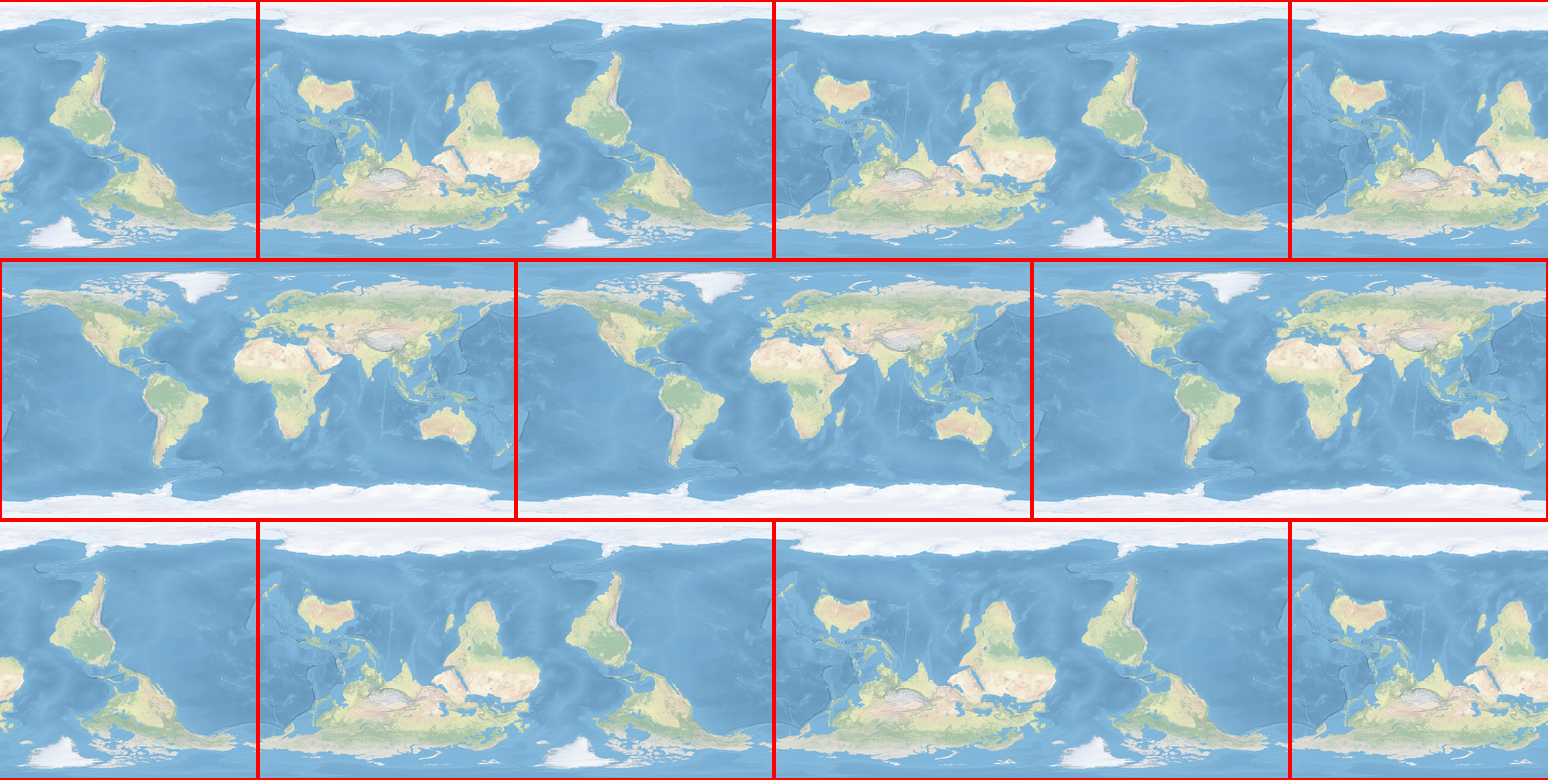

Write Python code to recreate this figure.
#!/usr/bin/env python3

# Use the proper idiom in the main module ...
# NOTE: https://docs.python.org/3.8/library/multiprocessing.html#multiprocessing-programming
if __name__ == "__main__":
    # Import standard modules ...
    import json
    import os

    # Import special modules ...
    try:
        import PIL
        import PIL.Image
        import PIL.ImageDraw
        import PIL.ImageFont
        import PIL.ImageOps
    except:
        raise Exception("\"PIL\" is not installed; run \"pip install --user Pillow\"") from None

    # Import my modules ...
    try:
        import pyguymer3
        import pyguymer3.image
    except:
        raise Exception("\"pyguymer3\" is not installed; you need to have the Python module from https://github.com/Guymer/PyGuymer3 located somewhere in your $PYTHONPATH") from None

    # Configure PIL to open images up to 1 GiP ...
    PIL.Image.MAX_IMAGE_PIXELS = 1024 * 1024 * 1024                             # [px]

    # **************************************************************************

    # Load image metadata ...
    meta = json.load(open(f'{os.environ["CARTOPY_USER_BACKGROUNDS"]}/images.json', "rt"))

    # Find the path to the lowest resolution image ...
    path = f'{os.environ["CARTOPY_USER_BACKGROUNDS"]}/{meta["natural-earth-1"]["large0512px"]}'

    # Load the lowest resolution image and draw a red border around it ...
    earth = PIL.ImageOps.expand(PIL.Image.open(path).convert("RGB"), border = 2, fill = (255, 0, 0))

    # Create a flipped copy to save time ...
    flippedEarth = earth.transpose(PIL.Image.FLIP_TOP_BOTTOM).transpose(PIL.Image.FLIP_LEFT_RIGHT)

    # **************************************************************************

    # Create an empty image to hold all the images ...
    earths = PIL.Image.new("RGB", (3 * earth.width, 3 * earth.height), color = (255, 255, 255))

    # Loop over columns ...
    for i in range(2):
        # Draw first row ...
        earths.paste(flippedEarth, box = (i * earth.width + earth.width // 2,               0))

    # Loop over columns ...
    for i in range(3):
        # Draw second row ...
        earths.paste(earth       , box = (i * earth.width                   ,    earth.height))

    # Loop over columns ...
    for i in range(2):
        # Draw third row ...
        earths.paste(flippedEarth, box = (i * earth.width + earth.width // 2, 2 * earth.height))

    # Create a drawing object ...
    draw = PIL.ImageDraw.Draw(earths)

    # Create a font object ...
    font = PIL.ImageFont.truetype(font = "Arial Unicode.ttf", size = 40)

    # Label first row ...
    draw.text((    earth.width                   ,                    earth.height // 2), "A", anchor = "mm", fill = (255, 0, 0), font = font)
    draw.text((2 * earth.width                   ,                    earth.height // 2), "B", anchor = "mm", fill = (255, 0, 0), font = font)

    # Label second row ...
    draw.text((                  earth.width // 2,     earth.height + earth.height // 2), "C", anchor = "mm", fill = (255, 0, 0), font = font)
    draw.text((    earth.width + earth.width // 2,     earth.height + earth.height // 2), "D", anchor = "mm", fill = (255, 0, 0), font = font)
    draw.text((2 * earth.width + earth.width // 2,     earth.height + earth.height // 2), "E", anchor = "mm", fill = (255, 0, 0), font = font)

    # Label third row ...
    draw.text((    earth.width                   , 2 * earth.height + earth.height // 2), "F", anchor = "mm", fill = (255, 0, 0), font = font)
    draw.text((2 * earth.width                   , 2 * earth.height + earth.height // 2), "G", anchor = "mm", fill = (255, 0, 0), font = font)

    # **************************************************************************

    # Save and optimize image ...
    earths.save("earths.png")
    pyguymer3.image.optimize_image("earths.png", strip = True)
